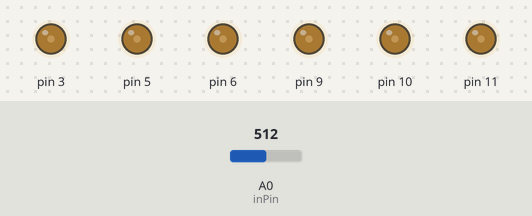
A sketch run on a simulated Arduino Uno, built with avr-gcc and run on an emulated ATmega328P. Shown: output pins drawn as LEDs (lit = HIGH). The test bench sets the inputs (shaded band); at power-on: A0 (inPin) = 512.

Above: at 18.09 s.
18.1 s: A0 (inPin) set to 716
21.6 s: A0 (inPin) set to 900
At 22.9 s:
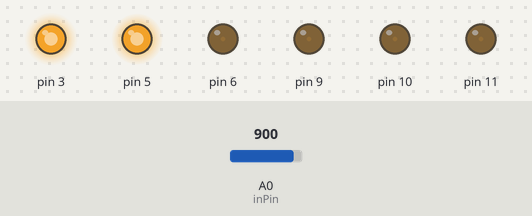
24.3 s: A0 (inPin) set to 511
At 24.7 s:
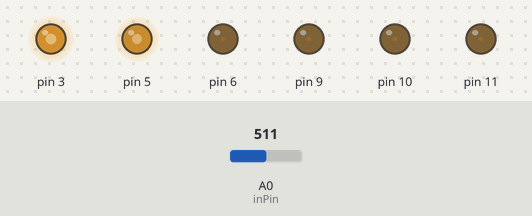
27.0 s: A0 (inPin) set to 306
At 27.7 s:
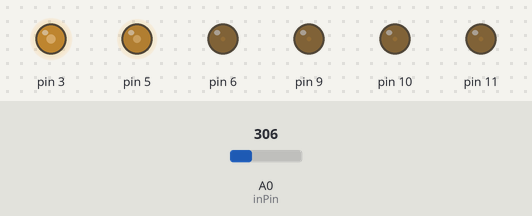
29.7 s: A0 (inPin) set to 122
At 30.2 s:
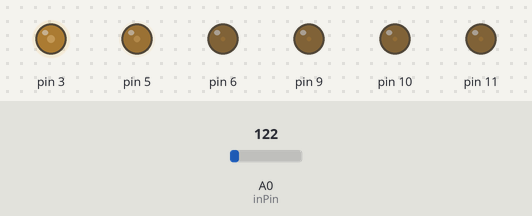
Timing chart, 0 to 32.7 s (numbered marks = the images above; inputs shaded):
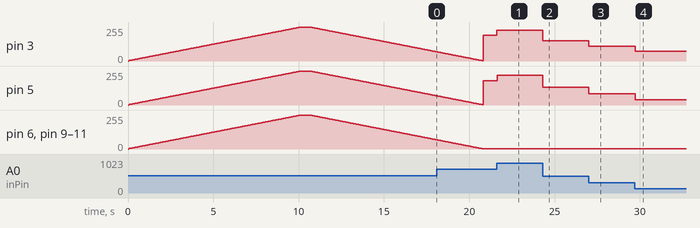

Measured:
- after the input at 21.6 s, pin 3: 193/255 → 230/255 at once; pin 5: 182/255 → 225/255 at once
- after the input at 24.3 s, pin 3: 230/255 → 152/255 at once; pin 5: 225/255 → 133/255 at once
- after the input at 27.0 s, pin 3: 152/255 → 111/255 at once; pin 5: 133/255 → 85/255 at once
- after the input at 29.7 s, pin 3: 111/255 → 74/255 at once; pin 5: 85/255 → 41/255 at once
- by itself, pin 3, pin 5, pin 6, pin 9–11: rises from 0/255 to 255/255 in 10.6 s, then falls to 69/255 in 7.4 s

The sketch:

voltage.ino
```cpp
/* June 2016 - Scott Bouchard, UK - www.scottbouch.com
 *
 * Aircraft cockpit panel instrument control from potentiometer input for test purposes.
 *
 * For: Arduino Uno. Simple moving coil, two terminal, cockpit instruments.
 *
 * Gague Circuit: series resistor sets Maximum FSD, Minimum (0) FSD is set by rangeMin
 * variable values further on in the code.
 */

int inputVal = 0;
int val = 0;
int scaledVal = 0;
int rangeMin = 0;
int outputPin = 0;
const int inPin = A0;
int testValue = 2;
int testMaxHit = 0;
int testMaxTimeout = 0;
int testBit = 1;
int upDone = 0;

void setup() {
        Serial.begin(9600);
}

// This custom function operates all gagues and runs as a subroutine. Do not change.
void gaugeFunction(int val,int FoutputPin,int FrangeMin){

        scaledVal = map(val,0,1023,FrangeMin,255);
        analogWrite(FoutputPin,scaledVal);
        delay(10);
}

void loop(){

// Power-on gauge self test

  while(testValue > 1){                  // While loop runs while condition is true, the
                                         // rest of program won't run until it's finished.

        testValue = testValue + testBit; // Add bit(s) per loop.

        if (testValue == 255){           // When max is reached...
          testMaxHit = 1;
        }
          else{
          testMaxHit = 0;
          }


        if (testMaxHit){
          delay (500);
        }


        if (testMaxHit || upDone){       // ... latch upDone.
          upDone = 1;
        }


        if(upDone){                      // When FSD is reached...
          testBit = -1;                  // ... ramp Down bits per loop.
        }
        else{                            // Before FSD is reached...
          testBit = 1;                   // ... ramp Up bits per loop.
        }


        delay(40);                       // Sets speed of ramp up and down

        analogWrite(3, testValue);       // Write test values to all outputs
        analogWrite(5, testValue);
        analogWrite(6, testValue);
        analogWrite(9, testValue);
        analogWrite(10, testValue);
        analogWrite(11, testValue);
        }


        inputVal = analogRead(inPin);


// Configure outputPin and rangeMin to suit the gauge connected.
// The following blocks can be copied and configured for more gauges.


// 1. Weston - Liquid Oxygen Litres Gauge - 0 to F litres - Ref: 6D/2154.
       outputPin = 3;
       rangeMin = 50;
       gaugeFunction(inputVal,outputPin,rangeMin);


// 2. Smiths - Fuel lbs Gauge - 0 to 2300 lbs Ref: 3AG 6A/4931.
      outputPin = 5;
      rangeMin = 13;
      gaugeFunction(inputVal,outputPin,rangeMin);

}
```
